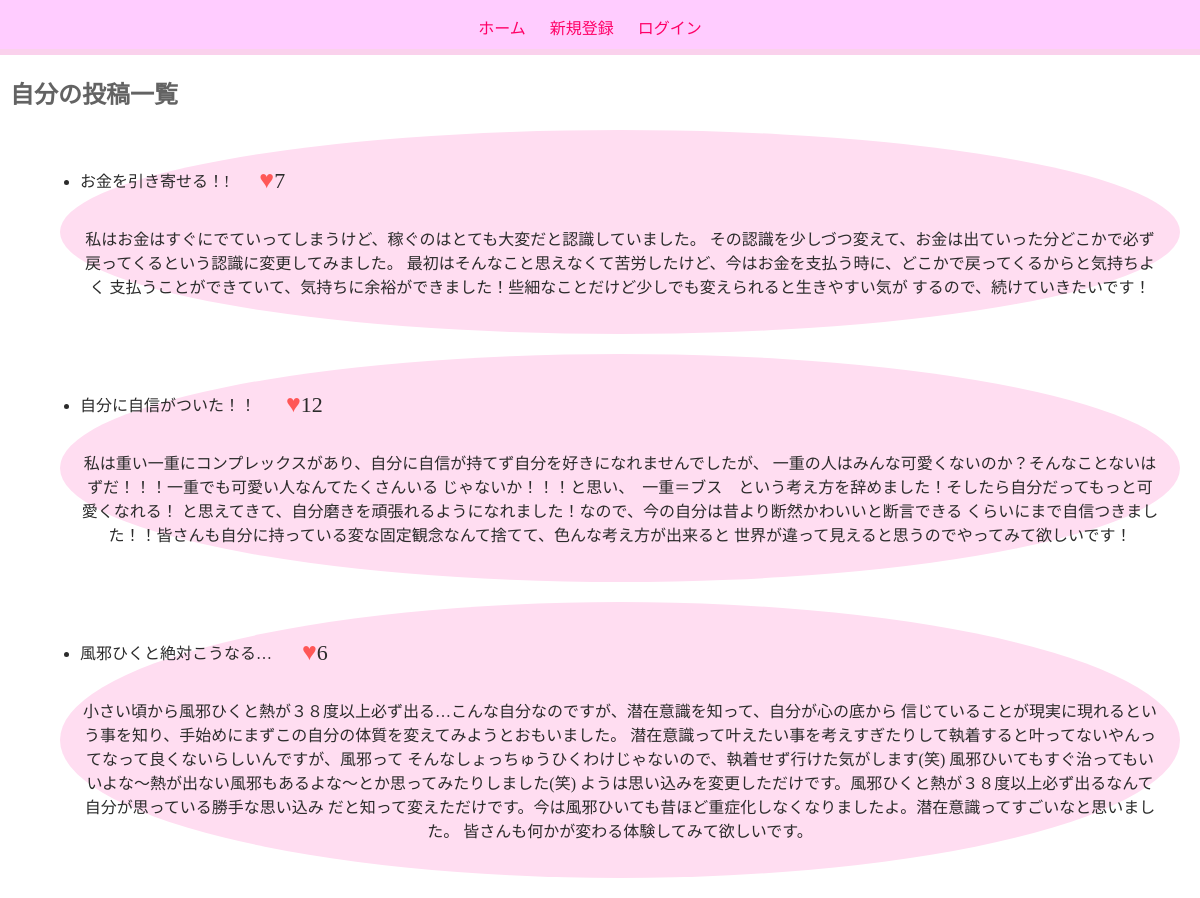
The page /post_list on the database as committed earlier.
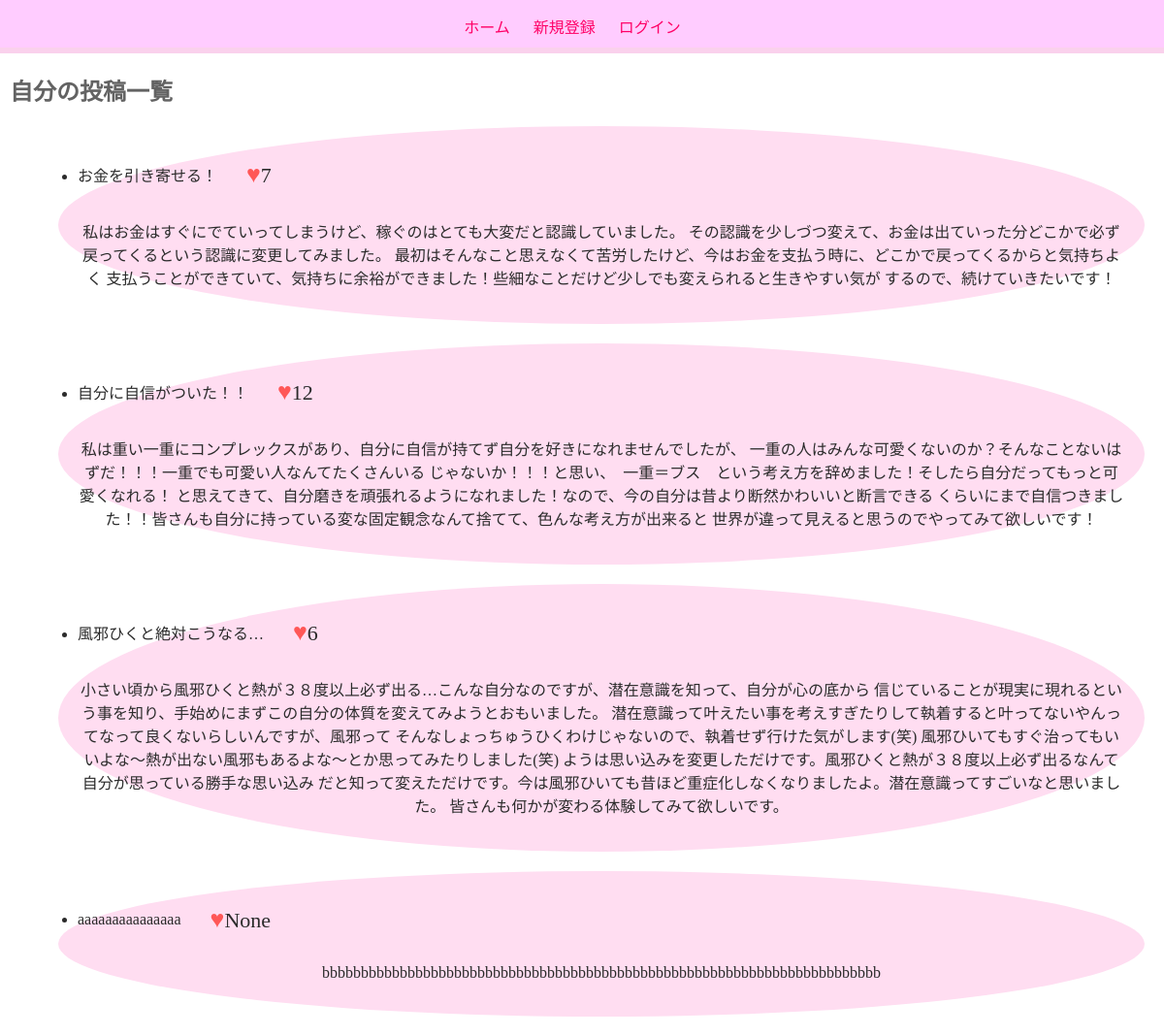
The same page on the database as committed later.
### mind_ch_db/models.py (models this page shows)
class PostInfo(models.Model):
    genre_id = models.ForeignKey(
        'genre', on_delete=models.SET_NULL,null=True)
    post_title = models.CharField(max_length=50)
    post_content = models.TextField(max_length=1000)
    reaction_count = models.IntegerField(null=True, blank=True)
    create_at = models.DateTimeField(default=timezone.datetime.now)
    update_at = models.DateTimeField(default=timezone.datetime.now)

### mind_ch_db/views.py (the view)
# urls.py: path('post_list', views.post_list, name='post_list'),
def post_list(request):
    posts = PostInfo.objects.all()
    return render(request, 'post_list.html', {'posts': posts})

### mind_ch_db/templates/post_list.html (shortened to what this page needs)
<!DOCTYPE html>
{% extends "base.html" %}
{% block content %}
<html lang="en">
<head>
</head>
<body>
    <h2>自分の投稿一覧</h2>
    <ul>
        {% for post in posts %}
        <div class="post_list">
            <a href="{% url 'posts_edit' post.id %}">
                <div class="post_list_title">
                    <li>{{ post.post_title }}</li>
                    <p><span class="red">♥</span><span class="good_count">{{ post.reaction_count }}</span></p>
                </div>
                <p>{{ post.post_content }}</p>
            </a>
        </div>
        {% empty %}
            <li>No posts available.</li>
        {% endfor %}
    </ul>
</body>
</html>
{% endblock %}

Rows that differ between the two databases and show on the page:
changed PostInfo: post_title "お金を引き寄せる！!" → "お金を引き寄せる！"
added PostInfo: post_title "aaaaaaaaaaaaaaa", reaction_count "None", post_content "bbbbbbbbbbbbbbbbbbbbbbbbbbbbbbbbbbbbbbbbbbbbbbbbbbbbbbbbbbbbbbbbbbbbbbbb"
